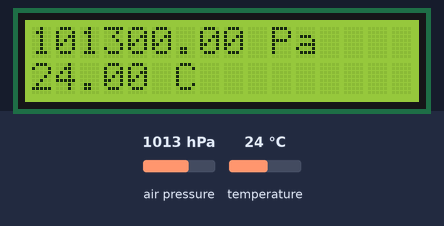
Bench run of a sketch on a simulated Arduino Uno, built with avr-gcc and run on an emulated ATmega328P. On the bench: 16×2 character LCD. The test bench sets the inputs (shaded band); at power-on: air pressure 1013 hPa, temperature 24 °C. The local clock reads 2024-03-15 10:24:30 at power-on unless the sketch sets it; storage starts empty; what the sketch prints to the serial monitor is not drawn.

Above: at 1.2 s.
1.3 s: air pressure set to 952 hPa
At 3.1 s:
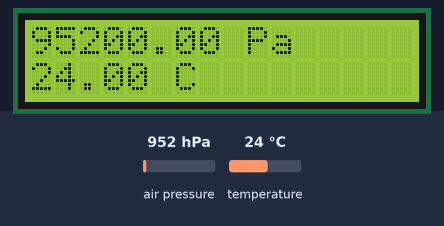
3.7 s: temperature set to 12 °C
At 5.3 s:
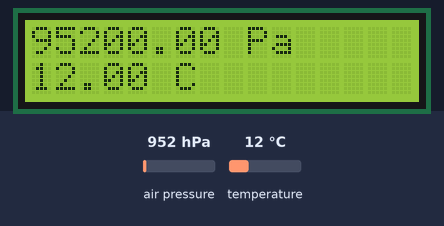
5.8 s: air pressure set to 975 hPa
At 7.5 s:
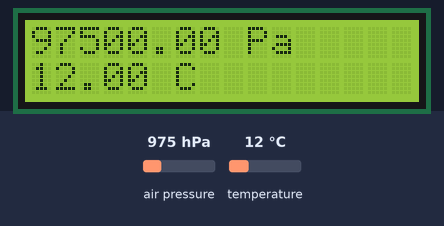
7.8 s: temperature set to 19 °C
At 9.9 s:
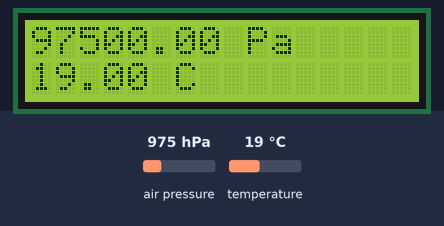
Timing chart, 0 to 10.9 s (numbered marks = the images above; inputs shaded):
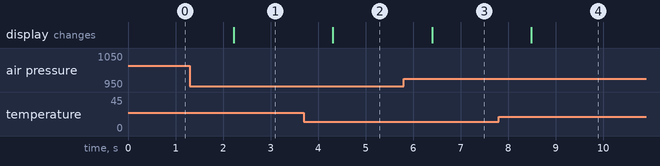

Measured:
- after the input at 1.3 s, the display: changes after 0.93 s (image 1)
- after the input at 3.7 s, the display: changes after 0.61 s (image 2)
- after the input at 5.8 s, the display: changes after 0.60 s (image 3)
- after the input at 7.8 s, the display: changes after 0.69 s (image 4)

The sketch:

Q34b_I2C_LCD_BMP_SD_RTC.ino
```cpp
#include <Wire.h>
#include <LCD.h>
#include <LiquidCrystal_I2C.h>
#include <Adafruit_BMP085.h>
#include "RTClib.h"
#include <SD.h>

#define SD_CS 10

RTC_DS1307 rtc;
Adafruit_BMP085 bmp;

LiquidCrystal_I2C lcd(0x27, 2, 1, 0, 4, 5, 6, 7, 3, POSITIVE);

void setup(){
  Serial.begin(115200);

  Serial.print("Initialising SD card... ");
  pinMode(SD_CS, OUTPUT);
  if (!SD.begin(SD_CS)) {
    Serial.println("Card failed or not present!");
    return;
  } else {
    Serial.println("card initialised.");
  }

  lcd.begin(16,2);  // set up LCD's number of columns and rows
  lcd.clear();
  lcd.home();
  lcd.print("BMP test");

  bmp.begin();

  rtc.begin();
  //rtc.adjust(DateTime(__DATE__, __TIME__));
}

void loop(){
  DateTime now = rtc.now();
  float p = bmp.readPressure();
  float t = bmp.readTemperature();
  char buf[25];
  Serial.println("");
  sprintf(buf, "%02d/%02d/%04d %02d:%02d:%02d",
          now.day(), now.month(), now.year(), now.hour(), now.minute(), now.second());
  Serial.println(buf);

  File dataFile = SD.open("bmplog.txt", FILE_WRITE);
  if (!dataFile) {
    Serial.println("error opening bmplog.txt");
  } else {
    dataFile.println(buf);
  }

  if(isnan(t) || isnan(p)){
    lcd.clear();
    lcd.print("Can't get");
    lcd.setCursor(0,1);
    lcd.print("reading from BMP");
  }else{
    lcd.clear();
    lcd.print(p);
    lcd.print(" Pa");

    Serial.print("Pressure: ");
    Serial.print(p);
    Serial.println("Pa");

    if (dataFile) dataFile.print("Pressure: ");
    if (dataFile) dataFile.print(p);
    if (dataFile) dataFile.println("Pa");

    lcd.setCursor(0,1);
    lcd.print(t);
    lcd.print(" C");

    Serial.print("Temperature: ");
    Serial.print(t);
    Serial.println(" C");

    if (dataFile) dataFile.print("Temperature: ");
    if (dataFile) dataFile.print(t);
    if (dataFile) dataFile.println("C");
  }
  if (dataFile) dataFile.println("");
  dataFile.close();
  delay(1000);
}
```
